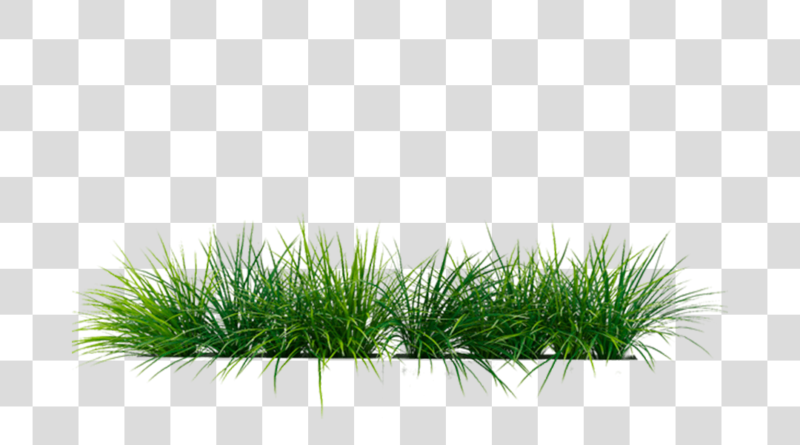
#> input picture Interpolação/Imagens/teste_png.png, 800 x 445 px
$ python vizinho_mais_prox.py
#> lines starting #> are read from the running program, lines starting #| are printed output that depends on the picture
### Interpolação/abre_img.py
import cv2
import numpy as np


def abre_img(img_path, nome_img):
#> called with img_path = 'Imagens/teste_png.png', nome_img = 'imagem antes do processamento'
    img = cv2.imread(img_path, cv2.IMREAD_ANYCOLOR)
#> img is the input picture: shape (445, 800, 3); mean B, G, R 209.9, 219.8, 213.3

    cv2.namedWindow(nome_img) #Nomeia a janela
    cv2.imshow(nome_img, img) #Exibe a imagem

    #Mostra caracteristícas da imagem
    print('Altura (height): %d pixels' % (img.shape[0]))
#| Altura (height): 445 pixels
    print('Largura (width): %d pixels' % (img.shape[1]))
#| Largura (width): 800 pixels
    print('Canais (channels): %d'      % (img.shape[2]))
#| Canais (channels): 3

    cv2.waitKey(5000) #Função Wait para que a imagem não feche

### Interpolação/vizinho_mais_prox.py
'''
Interpolação de Vizinho mais próximo
Refaz imagem em escala de Ciza
'''
#%%
import numpy as np
from abre_img import abre_img
import matplotlib.image as img
import matplotlib.pyplot as plt
from statistics import mean


#%%
def vizinho_mprox(path, img_cinza):
#> called with path = 'Imagens/teste_png.png', img_cinza = 'vizinho_mais_prox_cinza.png'
    m = img.imread(path)
    print("Começando Interpolação - Tempo de processamento médio")
    # Determinando Tamano da imagem Original
    largura, altura = m.shape[:2]
#> largura = 445; altura = 800

    # Nova dimensão de imagem com 4 atributos por pixel

    nova_img = np.zeros([largura, altura, 4])

    for i in range(largura):
        for j in range(altura):
            lst = [float(m[i][j][0]), float(m[i][j][1]), float(m[i][j][2])]
            avg = float(mean(lst))
            nova_img[i][j][0] = avg
            nova_img[i][j][1] = avg
            nova_img[i][j][2] = avg
            nova_img[i][j][3] = 1 # Valor Alpha se torna 1
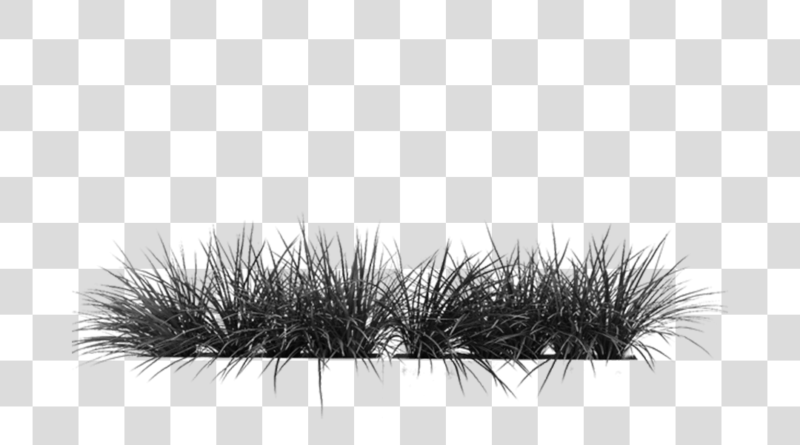
#> nova_img: shape (445, 800, 4) float64; mean R, G, B, A 0.84, 0.84, 0.84, 1


    # Salva imagem Cinza
    img.imsave(img_cinza, nova_img)
    print('Interpolação por Vizinho mais próximo finalizada')

#%%
#Main
if __name__=="__main__":

    path = 'Imagens/teste_png.png'
    abre_img(path, 'imagem antes do processamento')
    img_cinza = 'vizinho_mais_prox_cinza.png'

    vizinho_mprox(path, img_cinza)
    abre_img(img_cinza, 'imagem depois do processamento')
#| Altura (height): 445 pixels
#| Largura (width): 800 pixels
#| Canais (channels): 3
